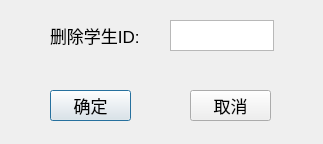
<?xml version="1.0" encoding="UTF-8"?>
<ui version="4.0">
 <class>DialogDelStu</class>
 <widget class="QDialog" name="DialogDelStu">
  <property name="geometry">
   <rect>
    <x>0</x>
    <y>0</y>
    <width>323</width>
    <height>144</height>
   </rect>
  </property>
  <property name="windowTitle">
   <string>删除</string>
  </property>
  <widget class="QLabel" name="label">
   <property name="geometry">
    <rect>
     <x>50</x>
     <y>20</y>
     <width>101</width>
     <height>31</height>
    </rect>
   </property>
   <property name="font">
    <font>
     <pointsize>13</pointsize>
    </font>
   </property>
   <property name="text">
    <string>删除学生ID:</string>
   </property>
  </widget>
  <widget class="QTextEdit" name="m_pEditDelStuID">
   <property name="geometry">
    <rect>
     <x>170</x>
     <y>20</y>
     <width>104</width>
     <height>31</height>
    </rect>
   </property>
  </widget>
  <widget class="QPushButton" name="m_pBtnOK">
   <property name="geometry">
    <rect>
     <x>50</x>
     <y>90</y>
     <width>81</width>
     <height>31</height>
    </rect>
   </property>
   <property name="font">
    <font>
     <pointsize>13</pointsize>
    </font>
   </property>
   <property name="text">
    <string>确定</string>
   </property>
  </widget>
  <widget class="QPushButton" name="m_pBtnCancel">
   <property name="geometry">
    <rect>
     <x>190</x>
     <y>90</y>
     <width>81</width>
     <height>31</height>
    </rect>
   </property>
   <property name="font">
    <font>
     <pointsize>13</pointsize>
    </font>
   </property>
   <property name="text">
    <string>取消</string>
   </property>
  </widget>
 </widget>
 <resources/>
 <connections/>
</ui>
